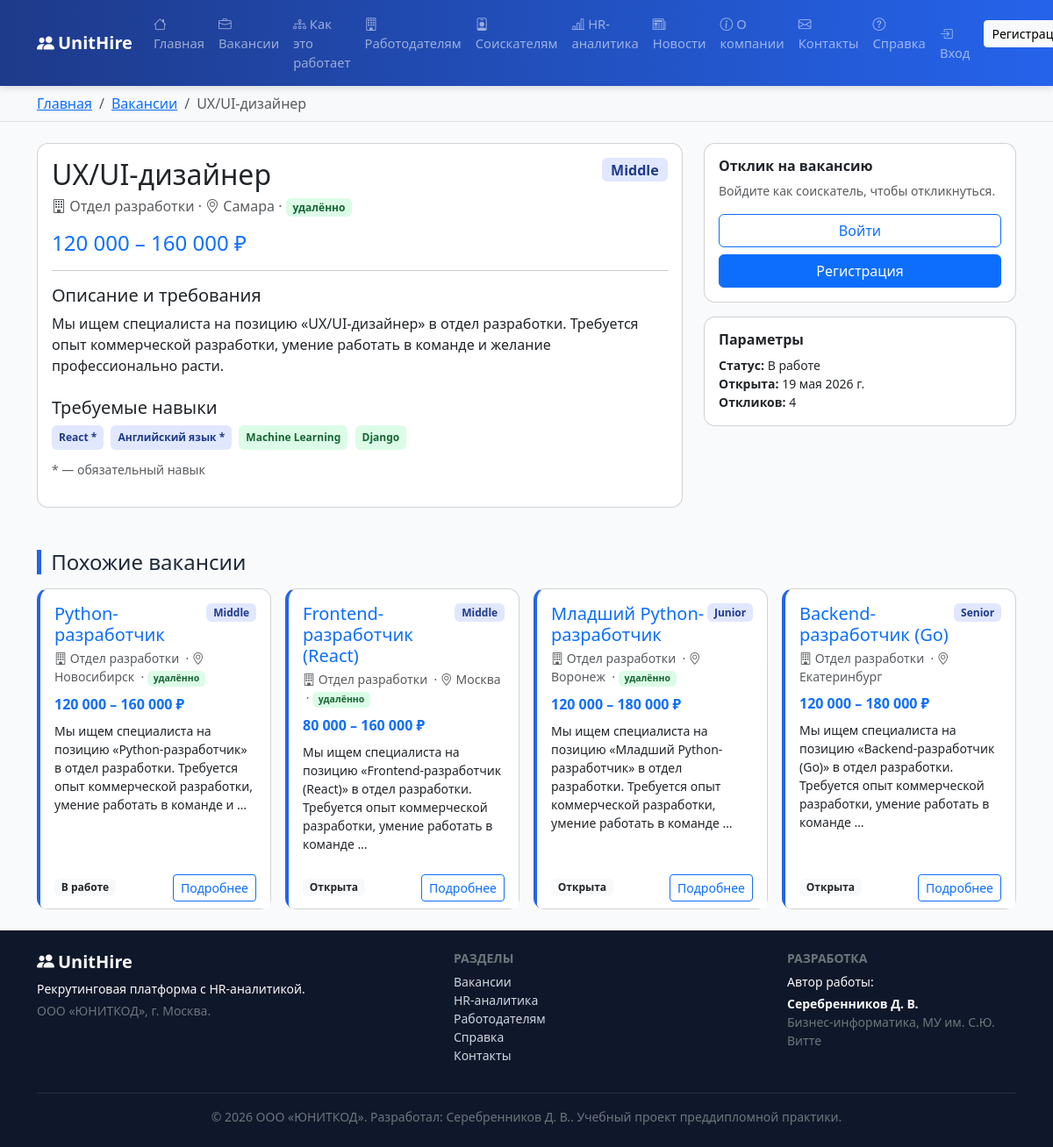
The page /vacancies/9/ on the database its author committed.
### core/models.py (models this page shows, shortened)
class Vacancy(models.Model):
    title = models.CharField("Название вакансии", max_length=150)
    department = models.ForeignKey(Department, verbose_name="Отдел",
                                   on_delete=models.PROTECT, related_name="vacancies")
    grade = models.CharField("Грейд", max_length=20, choices=Grade.choices,
                             default=Grade.MIDDLE)
    salary_min = models.PositiveIntegerField("Зарплата от, ₽", default=0)
    salary_max = models.PositiveIntegerField("Зарплата до, ₽", default=0)
    status = models.CharField("Статус", max_length=20, choices=VacancyStatus.choices,
                              default=VacancyStatus.OPEN)
    recruiter = models.ForeignKey(
        settings.AUTH_USER_MODEL, verbose_name="Ответственный рекрутёр",
        on_delete=models.SET_NULL, null=True, blank=True, related_name="vacancies",
        limit_choices_to={"role": Role.RECRUITER})
    required_skills = models.ManyToManyField(
        Skill, through="VacancySkill", verbose_name="Требуемые навыки",
        related_name="vacancies")
    description = models.TextField("Описание и требования", blank=True)
    city = models.CharField("Город", max_length=80, blank=True, default="Москва")
    is_remote = models.BooleanField("Удалённая работа", default=False)
    opened_at = models.DateField("Дата открытия", default=timezone.localdate)
    planned_close = models.DateField("Плановая дата закрытия", null=True, blank=True)
    closed_at = models.DateField("Фактическая дата закрытия", null=True, blank=True)
    class Meta:
        verbose_name = "Вакансия"
        verbose_name_plural = "Вакансии"
        ordering = ["-opened_at"]
        indexes = [models.Index(fields=["status"])]
    def salary_range(self):
        if self.salary_min and self.salary_max:
            return f"{self.salary_min:,} – {self.salary_max:,} ₽".replace(",", " ")
        if self.salary_max:
            return f"до {self.salary_max:,} ₽".replace(",", " ")
        return "по договорённости"

class Department(models.Model):
    name = models.CharField("Название отдела", max_length=120, unique=True)
    head = models.CharField("Руководитель", max_length=120, blank=True)
    headcount_plan = models.PositiveIntegerField("Плановая численность", default=0)
    description = models.TextField("Описание", blank=True)
    class Meta:
        verbose_name = "Отдел"
        verbose_name_plural = "Отделы"
        ordering = ["name"]

class VacancySkill(models.Model):
    vacancy = models.ForeignKey(Vacancy, on_delete=models.CASCADE,
                                verbose_name="Вакансия")
    skill = models.ForeignKey(Skill, on_delete=models.CASCADE, verbose_name="Навык")
    is_required = models.BooleanField("Обязательный", default=True)
    class Meta:
        verbose_name = "Навык вакансии"
        verbose_name_plural = "Навыки вакансий"
        constraints = [
            models.UniqueConstraint(fields=["vacancy", "skill"],
                                    name="uniq_vacancy_skill")
        ]

class Skill(models.Model):
    CATEGORY_CHOICES = [
        ("lang", "Язык программирования"),
        ("framework", "Фреймворк/библиотека"),
        ("db", "База данных"),
        ("tool", "Инструмент/технология"),
        ("soft", "Гибкий навык"),
    ]
    name = models.CharField("Навык", max_length=80, unique=True)
    category = models.CharField("Категория", max_length=20,
                                choices=CATEGORY_CHOICES, default="tool")
    description = models.CharField("Описание", max_length=255, blank=True)
    class Meta:
        verbose_name = "Навык"
        verbose_name_plural = "Навыки"
        ordering = ["category", "name"]

### core/views.py (the view)
# urls.py: path("vacancies/<int:pk>/", views.vacancy_detail, name="vacancy_detail"),
def vacancy_detail(request, pk):
    vacancy = get_object_or_404(
        Vacancy.objects.select_related("department", "recruiter"), pk=pk)
    already_applied = False
    if request.user.is_authenticated and request.user.role == Role.CANDIDATE:
        candidate = getattr(request.user, "candidate_profile", None)
        if candidate:
            already_applied = Application.objects.filter(
                candidate=candidate, vacancy=vacancy).exists()
    context = {
        "breadcrumbs": _crumbs(("Главная", reverse("home")),
                               ("Вакансии", reverse("vacancies")),
                               (vacancy.title, None)),
        "vacancy": vacancy,
        "required_skills": vacancy.vacancyskill_set.select_related("skill"),
        "similar": Vacancy.objects.filter(
            department=vacancy.department).exclude(pk=vacancy.pk)[:4],
        "already_applied": already_applied,
    }
    return render(request, "public/vacancy_detail.html", context)

### core/context_processors.py (called while the page is built)
def site_globals(request):
    return {
        "MAIN_MENU": MAIN_MENU,
        "SITE_AUTHOR": settings.SITE_AUTHOR,
        "SITE_AUTHOR_FULL": settings.SITE_AUTHOR_FULL,
        "SITE_ORG": settings.SITE_ORG,
        "SITE_NAME": settings.SITE_NAME,
        "SITE_TAGLINE": settings.SITE_TAGLINE,
        "CURRENT_YEAR": timezone.localdate().year,
    }

### core/views.py (called while the page is built)
def _crumbs(*pairs):
    return list(pairs)

### templates/public/vacancy_detail.html (shortened to what this page needs)
{% extends 'base.html' %}
{% block content %}
<div class="row g-4">
  <div class="col-lg-8">
    <div class="card">
      <div class="card-body">
        <div class="d-flex justify-content-between align-items-start">
          <h2 class="mb-1">{{ vacancy.title }}</h2>
          <span class="badge badge-grade fs-6">{{ vacancy.get_grade_display }}</span>
        </div>
        <p class="text-muted">
          <i class="bi bi-building"></i> {{ vacancy.department.name }} ·
          <i class="bi bi-geo-alt"></i> {{ vacancy.city }}
          {% if vacancy.is_remote %} · <span class="badge badge-soft">удалённо</span>{% endif %}
        </p>
        <h4 class="text-primary">{{ vacancy.salary_range }}</h4>
        <hr>
        <h5>Описание и требования</h5>
        <p style="white-space:pre-line">{{ vacancy.description }}</p>
        <h5 class="mt-4">Требуемые навыки</h5>
        <div>
          {% for vs in required_skills %}
            <span class="badge {% if vs.is_required %}badge-grade{% else %}badge-soft{% endif %} p-2 me-1 mb-1">
              {{ vs.skill.name }}{% if vs.is_required %} *{% endif %}</span>
          {% empty %}
            <span class="text-muted">Навыки не указаны.</span>
          {% endfor %}
        </div>
        <p class="small text-muted mt-2">* — обязательный навык</p>
      </div>
    </div>
  </div>
  <div class="col-lg-4">
    <div class="card mb-3">
      <div class="card-body">
        <h6 class="fw-bold">Отклик на вакансию</h6>
        {% if user.is_authenticated and user.role == 'candidate' %}
          {% if already_applied %}
            <div class="alert alert-info small mb-0">Вы уже откликнулись на эту вакансию.</div>
          {% else %}
            <a href="{% url 'cand_apply' vacancy.pk %}" class="btn btn-primary w-100">
              <i class="bi bi-send"></i> Откликнуться</a>
          {% endif %}
        {% elif user.is_authenticated %}
          <p class="small text-muted mb-0">Отклики доступны соискателям.</p>
        {% else %}
          <p class="small text-muted">Войдите как соискатель, чтобы откликнуться.</p>
          <a href="{% url 'login' %}" class="btn btn-outline-primary w-100 mb-2">Войти</a>
          <a href="{% url 'register' %}" class="btn btn-primary w-100">Регистрация</a>
        {% endif %}
      </div>
    </div>
    <div class="card">
      <div class="card-body">
        <h6 class="fw-bold">Параметры</h6>
        <ul class="list-unstyled small mb-0">
          <li><strong>Статус:</strong> {{ vacancy.get_status_display }}</li>
          <li><strong>Открыта:</strong> {{ vacancy.opened_at }}</li>
          <li><strong>Откликов:</strong> {{ vacancy.applications.count }}</li>
        </ul>
      </div>
    </div>
  </div>
</div>
{% if similar %}
<h4 class="section-title mt-5 mb-3">Похожие вакансии</h4>
<div class="row g-3">
  {% for v in similar %}<div class="col-md-6 col-lg-3">{% include 'partials/_vacancy_card.html' %}</div>{% endfor %}
</div>
{% endif %}
{% endblock %}

### templates/base.html (shortened to what this page needs)
{% load static %}<!DOCTYPE html>
<html lang="ru">
<head>
  <link rel="stylesheet" href="{% static 'vendor/bootstrap.min.css' %}">
  <link rel="stylesheet" href="{% static 'vendor/bootstrap-icons.css' %}">
  <link rel="stylesheet" href="{% static 'css/styles.css' %}">
</head>
<body class="d-flex flex-column min-vh-100">
<header>
  <nav class="navbar navbar-expand-lg navbar-dark unit-navbar sticky-top">
    <div class="container">
      <a class="navbar-brand fw-bold" href="{% url 'home' %}">
        <i class="bi bi-people-fill me-1"></i>{{ SITE_NAME }}
      </a>
      <div class="collapse navbar-collapse" id="mainNav">
        <ul class="navbar-nav me-auto mb-2 mb-lg-0">
          {% for name, label, icon in MAIN_MENU %}
            <li class="nav-item">
              <a class="nav-link" href="{% url name %}"><i class="bi bi-{{ icon }} me-1"></i>{{ label }}</a>
            </li>
          {% endfor %}
        </ul>
        <ul class="navbar-nav">
          {% if user.is_authenticated %}
            <li class="nav-item">
              <a class="nav-link" href="{% url 'dashboard' %}">
                <i class="bi bi-speedometer2 me-1"></i>Кабинет</a>
            </li>
            <li class="nav-item">
              <span class="nav-link disabled small">{{ user.short_name }}</span>
            </li>
            <li class="nav-item">
              <form action="{% url 'logout' %}" method="post" class="d-inline">
                {% csrf_token %}
                <button class="btn btn-sm btn-outline-light mt-1" type="submit">
                  <i class="bi bi-box-arrow-right"></i> Выход</button>
              </form>
            </li>
          {% else %}
            <li class="nav-item">
              <a class="nav-link" href="{% url 'login' %}"><i class="bi bi-box-arrow-in-right me-1"></i>Вход</a>
            </li>
            <li class="nav-item">
              <a class="btn btn-light btn-sm mt-1 ms-lg-2" href="{% url 'register' %}">Регистрация</a>
            </li>
          {% endif %}
        </ul>
      </div>
    </div>
  </nav>
</header>
{% if breadcrumbs %}
<div class="bg-light border-bottom">
  <div class="container">
    <nav aria-label="breadcrumb">
      <ol class="breadcrumb my-2 small">
        {% for label, url in breadcrumbs %}
          {% if url %}
            <li class="breadcrumb-item"><a href="{{ url }}">{{ label }}</a></li>
          {% else %}
            <li class="breadcrumb-item active" aria-current="page">{{ label }}</li>
          {% endif %}
        {% endfor %}
      </ol>
    </nav>
  </div>
</div>
{% endif %}
<main class="container my-4 flex-grow-1">
  {% block content %}{% endblock %}
</main>
<footer class="unit-footer mt-auto text-light">
  <div class="container py-4">
    <div class="row gy-3">
      <div class="col-md-5">
        <h5 class="fw-bold"><i class="bi bi-people-fill me-1"></i>{{ SITE_NAME }}</h5>
        <p class="small mb-1">{{ SITE_TAGLINE }}.</p>
        <p class="small text-secondary mb-0">{{ SITE_ORG }}, г. Москва.</p>
      </div>
      <div class="col-md-4">
        <h6 class="text-uppercase small fw-bold text-secondary">Разделы</h6>
        <ul class="list-unstyled small">
          <li><a class="footer-link" href="{% url 'vacancies' %}">Вакансии</a></li>
          <li><a class="footer-link" href="{% url 'analytics_demo' %}">HR-аналитика</a></li>
          <li><a class="footer-link" href="{% url 'employers' %}">Работодателям</a></li>
          <li><a class="footer-link" href="{% url 'help' %}">Справка</a></li>
          <li><a class="footer-link" href="{% url 'contacts' %}">Контакты</a></li>
        </ul>
      </div>
      <div class="col-md-3">
        <h6 class="text-uppercase small fw-bold text-secondary">Разработка</h6>
        <p class="small mb-1">Автор работы:</p>
        <p class="small fw-bold mb-0">{{ SITE_AUTHOR }}</p>
        <p class="small text-secondary">Бизнес-информатика, МУ им. С.Ю. Витте</p>
      </div>
    </div>
    <hr class="border-secondary">
    <p class="small text-secondary text-center mb-0">
      © {{ CURRENT_YEAR }} {{ SITE_ORG }}. Разработал: {{ SITE_AUTHOR }}.
      Учебный проект преддипломной практики.
    </p>
  </div>
</footer>
</body>
</html>

### templates/partials/_vacancy_card.html
<div class="card vacancy-card h-100">
  <div class="card-body">
    <div class="d-flex justify-content-between align-items-start">
      <h5 class="card-title mb-1">
        <a class="text-decoration-none" href="{% url 'vacancy_detail' v.pk %}">{{ v.title }}</a>
      </h5>
      <span class="badge badge-grade">{{ v.get_grade_display }}</span>
    </div>
    <p class="text-muted small mb-2">
      <i class="bi bi-building"></i> {{ v.department.name }}
      &nbsp;·&nbsp;<i class="bi bi-geo-alt"></i> {{ v.city }}
      {% if v.is_remote %}&nbsp;·&nbsp;<span class="badge badge-soft">удалённо</span>{% endif %}
    </p>
    <p class="fw-bold text-primary mb-2">{{ v.salary_range }}</p>
    <p class="card-text small text-truncate-2">{{ v.description|truncatewords:18 }}</p>
  </div>
  <div class="card-footer bg-white border-0 d-flex justify-content-between align-items-center">
    <span class="badge bg-light text-dark">{{ v.get_status_display }}</span>
    <a class="btn btn-sm btn-outline-primary" href="{% url 'vacancy_detail' v.pk %}">Подробнее</a>
  </div>
</div>

### static/css/styles.css (style rules this page uses)
:root { --unit-primary: #2563eb; --unit-primary-dark: #1e3a8a; --unit-accent: #16a34a; --unit-dark: #0f172a; }
body { font-family: "Segoe UI", Roboto, "Helvetica Neue", Arial, sans-serif; color: #1f2937; background: #f8fafc; }
.unit-navbar { background: linear-gradient(90deg, var(--unit-primary-dark), var(--unit-primary)); box-shadow: 0 2px 8px rgba(15, 23, 42, .15); }
.unit-navbar .nav-link { font-size: .92rem; }
.unit-footer { background: var(--unit-dark); }
.footer-link { color: #cbd5e1; text-decoration: none; }
.card { border-radius: .8rem; }
.vacancy-card { border-left: 4px solid var(--unit-primary); }
.badge-grade { background: #e0e7ff; color: var(--unit-primary-dark); }
.badge-soft { background: #dcfce7; color: #166534; }
.section-title { border-left: 5px solid var(--unit-primary); padding-left: .7rem; }

### rows shown on the page
Vacancy: breadcrumbs "UX/UI-дизайнер", title "UX/UI-дизайнер", grade "Middle", department.name "Отдел разработки", city "Самара", salary_range "120 000 – 160 000 ₽", description "Мы ищем специалиста на позицию «UX/UI-дизайнер» в отдел разработки. Требуется опыт коммерческой разработки, умение работать в команде и желание профессионально расти.", status "В работе", opened_at "19 мая 2026 г.", applications.count "4"
VacancySkill: skill.name "React"
VacancySkill: skill.name "Английский язык"
VacancySkill: skill.name "Machine Learning"
VacancySkill: skill.name "Django"
Vacancy: title "Python-разработчик", grade "Middle", department.name "Отдел разработки", city "Новосибирск", is_remote "удалённо", salary_range "120 000 – 160 000 ₽", description "Мы ищем специалиста на позицию «Python-разработчик» в отдел разработки. Требуется опыт коммерческой разработки, умение работать в команде и …", status "В работе"
Vacancy: title "Frontend-разработчик (React)", grade "Middle", department.name "Отдел разработки", city "Москва", is_remote "удалённо", salary_range "80 000 – 160 000 ₽", description "Мы ищем специалиста на позицию «Frontend-разработчик (React)» в отдел разработки. Требуется опыт коммерческой разработки, умение работать в команде …", status "Открыта"
Vacancy: title "Младший Python-разработчик", grade "Junior", department.name "Отдел разработки", city "Воронеж", is_remote "удалённо", salary_range "120 000 – 180 000 ₽", description "Мы ищем специалиста на позицию «Младший Python-разработчик» в отдел разработки. Требуется опыт коммерческой разработки, умение работать в команде …", status "Открыта"
Vacancy: title "Backend-разработчик (Go)", grade "Senior", department.name "Отдел разработки", city "Екатеринбург", salary_range "120 000 – 180 000 ₽", description "Мы ищем специалиста на позицию «Backend-разработчик (Go)» в отдел разработки. Требуется опыт коммерческой разработки, умение работать в команде …", status "Открыта"

### other values the page prints
{{ SITE_NAME }} "UnitHire"
{{ label }} "Главная" "Вакансии" "Как это работает" "Работодателям" "Соискателям" "HR-аналитика" "Новости" "О компании" "Контакты" "Справка"
{{ label }} "Главная" "Вакансии"
{{ SITE_TAGLINE }} "Рекрутинговая платформа с HR-аналитикой"
{{ SITE_ORG }} "ООО «ЮНИТКОД»"
{{ SITE_AUTHOR }} "Серебренников Д. В."
{{ CURRENT_YEAR }} "2026"
